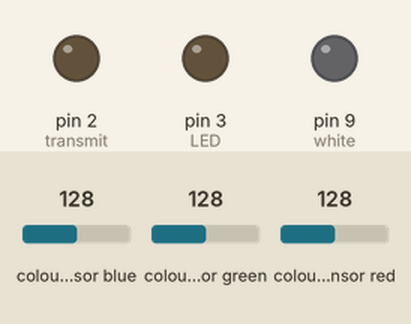
This sketch was run on a simulated Arduino Uno, built with avr-gcc and run on an emulated ATmega328P. Shown: output pins drawn as LEDs (lit = HIGH). Wiring (inferred from the names in the program): TCS3200 colour sensor: output pin 8; S2 pin 6; S3 pin 7; S0 pin 4; S1 pin 5. The inputs (shaded band) are chosen by the test bench; at power-on: colour sensor blue 128, colour sensor green 128, colour sensor red 128. Pins used as bus, display or sensor lines are not drawn; what the sketch prints to the serial monitor is not drawn.

Above: at 0.15 s.
Timing chart, 0 to 1.8 s (numbered marks = the images above):
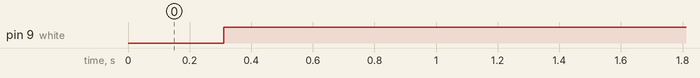

Measured:
- by itself, pin 9 (white): LOW → HIGH at 0.31 s

The sketch:

SEN-Color.ino
```cpp
int S0 = 4;
int S1 = 5;
int S2 = 6;
int S3 = 7;
int OUT = 8;
int LED = 3;
int white = 9;
int transmit = 2;
char color = 'n';

// Save the value read from the photodiode
int redFrequency = 0;
int greenFrequency = 0;
int blueFrequency = 0;

void setup() {
  Serial.begin(9600);
  pinMode(S0, OUTPUT);
  pinMode(S1, OUTPUT);
  pinMode(S2, OUTPUT);
  pinMode(S3, OUTPUT);
  pinMode(OUT, INPUT);
  pinMode(LED, OUTPUT);
  pinMode(white, OUTPUT);
  pinMode(transmit, OUTPUT);
  // set the frequency scaling (頻率尺度) = 20%
  digitalWrite(S0, HIGH);
  digitalWrite(S1, LOW);
  digitalWrite(LED, LOW);
  digitalWrite(white, LOW);
  digitalWrite(transmit, LOW);
}

void loop() {
  // set the photodiode to read the filted value of red
  digitalWrite(S2, LOW);
  digitalWrite(S3, LOW);
  // read the output frequency
  redFrequency = pulseIn(OUT, LOW);
  // print the value of red
  Serial.print("R = ");
  Serial.println(redFrequency);
  delay(100);
  // set the photodiode to read the filted value of green
  digitalWrite(S2, HIGH);
  digitalWrite(S3, HIGH);
  // read the output frequency
  greenFrequency = pulseIn(OUT, LOW);
  // print the value of green
  Serial.print("G = ");
  Serial.println(greenFrequency);
  delay(100);
  // set the photodiode to read the filted value of blue
  digitalWrite(S2, LOW);
  digitalWrite(S3, HIGH);
  // read the output frequency
  blueFrequency = pulseIn(OUT, LOW);
  // print the value of blue
  Serial.print("B = ");
  Serial.println(blueFrequency);
  delay(100);
  if(redFrequency <= 40 && greenFrequency <= 40 && blueFrequency <= 40) {
    delay(10);
    if(redFrequency <= 40 && greenFrequency <= 40 && blueFrequency <= 40) {
      color = 'w';
      digitalWrite(white, HIGH);
      digitalWrite(transmit, LOW);
    }
  } else if(redFrequency >= 90 && greenFrequency >= 90 && blueFrequency >= 90) {
    delay(10);
    if(redFrequency >= 900 && greenFrequency >= 90 && blueFrequency >= 90) {
      color = 'b';
    digitalWrite(white, LOW);
    digitalWrite(transmit, HIGH);
    }
  }
  Serial.println(color);
  Serial.println("-----------------");
  delay(1000);
}
```
